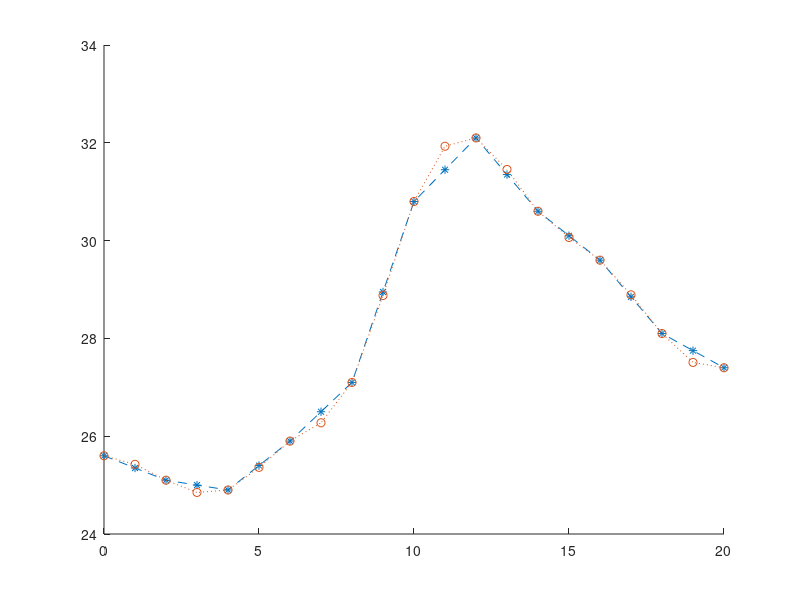

MATLAB code to generate this figure:
x=[0 2 4 6 8 10 12 14 16 18 20];
y=[25.6 25.1 24.9 25.9 27.1 30.8 32.1 30.6 29.6 28.1 27.4];
time=0:20;

yq_linear =interp1(x,y,time,'linear');
yq_pchip= interp1(x,y,time,'pchip');
yq_spline= interp1(x,y,time,'spline');
hold on
plot(time,yq_linear,'--*');
plot(time,yq_spline,':o');
hold off